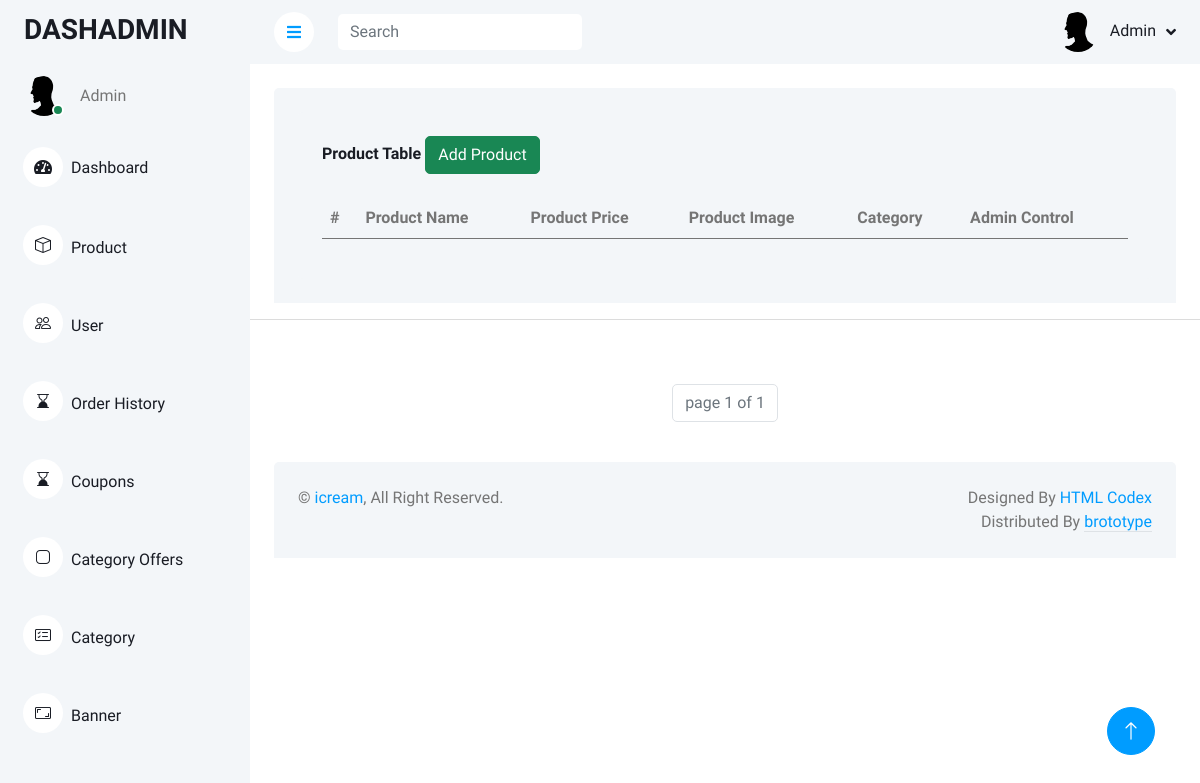
/customize/product/, run on an earlier commit of the app's database.
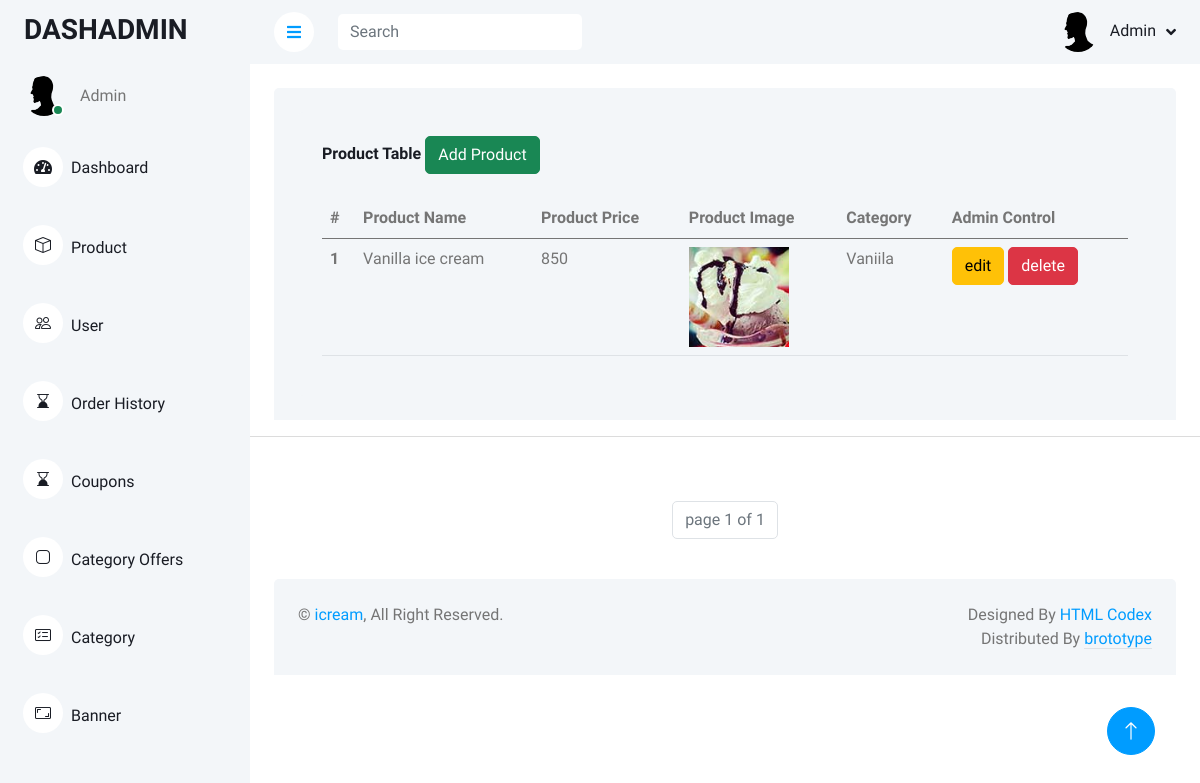
And on a later commit of the database.
### home/models.py (models this page shows, shortened)
class Product(models.Model):
    product_name = models.CharField(max_length=50,default=None)
    product_price = models.IntegerField(default=None)
    product_image = models.ImageField(upload_to='images/',default=None)
    product_discription = models.TextField(default=None)
    Cutegory_id = models.ForeignKey(Category,on_delete=models.CASCADE,default=None)
    is_available = models.IntegerField(default=None)
    is_offers = models.IntegerField(default=None)

class Category(models.Model):
    category_name = models.CharField(max_length=30,default=None)
    def __str__(self):
        return self.category_name

### customize/views.py (the view)
# urls.py: path('product/',views.product_table,name='product_table'),
def product_table(request):
    p = Paginator(Product.objects.all(),5)
    page = request.GET.get('page')
    product_details = p.get_page(page)
    return render(request,'producttable.html',{'product_details':product_details})

### customize/templates/producttable.html (shortened to what this page needs)
{% extends 'admindemo.html' %}
    {% block content %}
    {% load static %}
                <div class="container-fluid pt-4 px-4">
                <div class="bg-light rounded-top p-4">
                    <div class="row ">
                        <div class="col-sm-12 col-xl-12">
                            <div class="bg-light rounded h-100 p-4">
                                <h6 class="mb-4">Product Table
                                    <a href="{% url 'add_product' %}" type="button" class="btn btn-success">Add Product</a></h6>
                                <table class="table">
                                    <thead>
                                        <tr>
                                            <th scope="col">#</th>
                                            <th scope="col">Product Name</th>
                                            <th scope="col">Product Price</th>
                                            <th scope="col">Product Image</th>
                                            <th scope="col">Category</th>
                                            <th scope="col">Admin Control</th>
                                        </tr>
                                    </thead>
                                    <tbody>
                                        {% for productitems in product_details %}
                                        <tr>
                                            <th scope="row">{{productitems.id}}</th>
                                            <td>{{productitems.product_name}}</td>
                                            <td>{{productitems.product_price}}</td>
                                            <td><img src="{{productitems.product_image.url}}" width = '100px' height = '100px'></td>
                                            <td>{{productitems.Cutegory_id}}</td>
                                            <td>
                                                <a href="{% url 'edit_product' productitems.id %}" type="button" class="btn btn-warning">edit</a>
                                                <a style="cursor:pointer" onclick = "deleteproduct({{productitems.id}})" type="button" class="btn btn-danger">delete</a>
                                            </td>
                                        </tr>
                                        {% endfor %}
                                    </tbody>
                                </table>
                            </div>
                        </div>
                    </div>
                </div>
                </div>
    <hr><br><br>
    <nav aria-label="Page navigation example ">
        <ul class="pagination justify-content-center">
    <li class="page-item disabled"><a class="page-link">page {{product_details.number}} of {{product_details.paginator.num_pages}}</a></li>
        </ul>
      </nav>
    {% endblock %}

### customize/templates/admindemo.html (shortened to what this page needs)
{% load static %}
<!DOCTYPE html>
<html lang="en">
<head>
    <link href="https://cdnjs.cloudflare.com/ajax/libs/font-awesome/5.10.0/css/all.min.css" rel="stylesheet">
    <link href="https://cdn.jsdelivr.net/npm/bootstrap-icons@1.4.1/font/bootstrap-icons.css" rel="stylesheet">
    <link rel="stylesheet" href="https://cdn.jsdelivr.net/npm/bootstrap-icons@1.3.0/font/bootstrap-icons.css">
    <link href="{% static 'dlib/owlcarousel/assets/owl.carousel.min.css' %}" rel="stylesheet">
    <link href="{% static 'dlib/tempusdominus/css/tempusdominus-bootstrap-4.min.css' %}" rel="stylesheet" />
    <link href="{% static 'dcss/bootstrap.min.css' %}" rel="stylesheet">
    <link href="{% static 'dcss/style.css' %}" rel="stylesheet">
    <link rel="stylesheet" href="https://cdnjs.cloudflare.com/ajax/libs/cropperjs/1.5.13/cropper.min.css" />
    <link href="https://cdn.datatables.net/1.13.1/css/jquery.dataTables.min.css" rel="stylesheet">
    <link href="https://cdn.datatables.net/buttons/2.3.2/css/buttons.dataTables.min.css" rel="stylesheet">
</head>
<body>
    <div class="container-xxl position-relative bg-white d-flex p-0">
        <div class="sidebar pe-4 pb-3">
            <nav class="navbar bg-light navbar-light">
                <a href="{% url 'dashbord' %}" class="navbar-brand mx-4 mb-3">
                    <h3 class=""></i>DASHADMIN</h3>
                </a>
                <div class="d-flex align-items-center ms-4 mb-4">
                    <div class="position-relative">
                        <img class="rounded-circle" src="{% static 'img/logo.webp'%}" alt="" style="width: 40px; height: 40px;">
                        <div class="bg-success rounded-circle border border-2 border-white position-absolute end-0 bottom-0 p-1"></div>
                    </div>
                    <div class="ms-3">
                        <span>Admin</span>
                    </div>
                </div>
                <div class="navbar-nav w-100">
                    <a href="{% url 'dashbord' %}" class="nav-item nav-link "><i class="fa fa-tachometer-alt me-2"></i>Dashboard</a><br>
                    <a href="{% url 'product_table' %}" class="nav-item nav-link "><i class="bi bi-box me-2"></i>Product</a><br>
                    <a href="{% url 'user_table' %}" class="nav-item nav-link "><i class="bi bi-people me-2"></i>User</a><br>
                    <a href="{% url 'order_history' %}" class="nav-item nav-link "><i class="bi bi-hourglass-bottom me-2"></i>Order History</a><br>
                    <a href="{% url 'coupoons' %}" class="nav-item nav-link "><i class="bi bi-hourglass-bottom me-2"></i>Coupons</a><br>
                    <a href="{% url 'coupon_view' %}" class="nav-item nav-link "><i class="bi bi-app me-2"></i>Category Offers</a><br>
                    <a href="{% url 'product_category' %}" class="nav-item nav-link "><i class="bi bi-card-checklist me-2"></i>Category</a><br>
                    <a href="{% url 'banners' %}" class="nav-item nav-link "><i class="bi bi-aspect-ratio me-2"></i>Banner</a><br>
                    </div>
                </div>
        </div>
        <div class="content">
            <nav class="navbar navbar-expand bg-light navbar-light sticky-top px-4 py-0">
                <a href="#" class="sidebar-toggler flex-shrink-0">
                    <i class="fa fa-bars"></i>
                </a>
                <form class="d-none d-md-flex ms-4">
                    <input class="form-control border-0" type="search" placeholder="Search">
                </form>
                <div class="navbar-nav align-items-center ms-auto">
                    <div class="nav-item dropdown">
                        <a href="#" class="nav-link dropdown-toggle" data-bs-toggle="dropdown">
                            <img class="rounded-circle me-lg-2" src="{% static 'img/logo.webp'%}" alt="" style="width: 40px; height: 40px;">
                            <span class="d-none d-lg-inline-flex">Admin</span>
                        </a>
                    </div>
                </div>
            </nav>
                {% block content %}{% endblock content %}
            <div class="container-fluid pt-4 px-4">
                <div class="bg-light rounded-top p-4">
                    <div class="row">
                        <div class="col-12 col-sm-6 text-center text-sm-start">
                            &copy; <a href="#">icream</a>, All Right Reserved.
                        </div>
                        <div class="col-12 col-sm-6 text-center text-sm-end">
                            Designed By <a href="https://htmlcodex.com">HTML Codex</a>
                        Distributed By <a class="border-bottom" href="https://themewagon.com" target="_blank">brototype</a>
                        </div>
                    </div>
                </div>
            </div>
        </div>
        <a href="#" class="btn btn-lg btn-primary btn-lg-square back-to-top"><i class="bi bi-arrow-up"></i></a>
</body>
</html>

### static/dcss/style.css (style rules this page uses)
:root { --primary: #F195B2 ; --light: #F3F6F9; --dark: #191C24; }
.back-to-top { position: fixed; display: none; right: 45px; bottom: 45px; z-index: 99; }
.btn { transition: .5s; }
.btn.btn-primary { color: #FFFFFF; }
.btn-lg-square { width: 48px; height: 48px; }
.btn-square, .btn-sm-square, .btn-lg-square { padding: 0; display: inline-flex; align-items: center; justify-content: center; font-weight: normal; border-radius: 50px; }
.sidebar { position: fixed; top: 0; left: 0; bottom: 0; width: 250px; height: 100vh; overflow-y: auto; background: var(--light); transition: 0.5s; z-index: 999; }
.content { margin-left: 250px; min-height: 100vh; background: #FFFFFF; transition: 0.5s; }
@media (min-width: 992px) { .sidebar { margin-left: 0; } }
@media (min-width: 992px) { .content { width: calc(100% - 250px); } }
.sidebar .navbar .navbar-nav .nav-link { padding: 7px 20px; color: var(--dark); font-weight: 500; border-left: 3px solid var(--light); border-radius: 0 30px 30px 0; outline: none; }
.sidebar .navbar .navbar-nav .nav-link i { width: 40px; height: 40px; display: inline-flex; align-items: center; justify-content: center; background: #FFFFFF; border-radius: 40px; }
.content .navbar .navbar-nav .nav-link { margin-left: 25px; padding: 12px 0; color: var(--dark); outline: none; }
.content .navbar .sidebar-toggler, .content .navbar .navbar-nav .nav-link i { width: 40px; height: 40px; display: inline-flex; align-items: center; justify-content: center; background: #FFFFFF; border-radius: 40px; }
.content .navbar .dropdown-toggle::after { margin-left: 6px; vertical-align: middle; border: none; content: "\f107"; font-family: "Font Awesome 5 Free"; font-weight: 900; transition: .5s; }

What changed in the data, as far as the page shows it:
added Product: id "1", product_name "Vanilla ice cream", product_price "850", product_image (picture), Cutegory_id "Vaniila"
